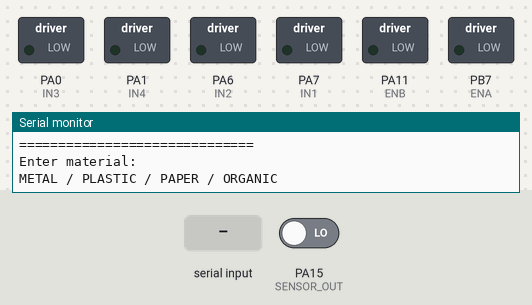
Simulated run of this sketch. Board: STM32 Blue Pill. Shown: switched loads named in the sketch (green lamp = pin HIGH), the last lines printed to the serial monitor. The test bench sets the inputs (shaded band); at power-on: PA15 (SENSOR_OUT) LOW. Pins used as bus, display or sensor lines are not drawn.

Above: at 1.2 s.
1.3 s: "METAL\n" received over Serial
At 1.6 s:
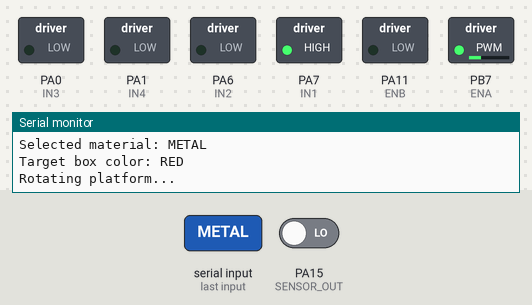
Timing chart, 0 to 32.9 s (numbered marks = the images above; inputs shaded):
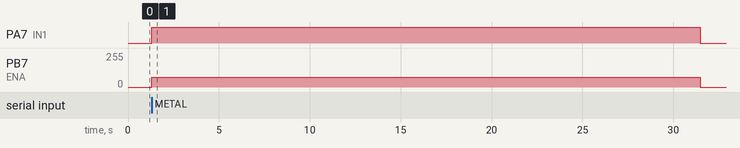

Measured:
- after the input at 1.3 s, PA7 (IN1): LOW → HIGH at once, → LOW 30.2 s later; PB7 (ENA): 0/255 → 75/255 at once, → 0/255 30.2 s later

The sketch:

stm32_sorter_bluepill.ino
```cpp
/*
  SMART RECYCLING SORTER
  STM32F103C8T6 (BLUE PILL)
  TCS3200 + L298N + 2 DC MOTORS

  COLOR MAPPING:
  METAL    = RED
  PLASTIC  = BLUE
  PAPER    = PURPLE
  ORGANIC  = YELLOW

  MOTOR 1: Rotating platform
  MOTOR 2: Gate
*/

// ==================================================
// 1. PIN DEFINITIONS - STM32 BLUE PILL
// ==================================================

// TCS3200 COLOR SENSOR
#define S0          PB_0
#define S1          PB_1
#define S2          PB_4
#define S3          PB_3
#define SENSOR_OUT  PA_15

// MOTOR 1: ROTATING PLATFORM
#define ENA         PB_7
#define IN1         PA_7
#define IN2         PA_6

// MOTOR 2: GATE
#define ENB         PA_11
#define IN3         PA_0
#define IN4         PA_1

// ==================================================
// 2. SETTINGS
// ==================================================

#define ROTATION_SPEED  75
#define GATE_SPEED      255

#define GATE_TIME       5000UL
#define MAX_SEARCH_TIME 30000UL

#define SENSOR_TIMEOUT  100000UL

// ==================================================
// 3. GLOBAL VARIABLES
// ==================================================

String targetColor = "";
String detectedColor = "";


// ==================================================
// 4. READ COLOR SENSOR CHANNEL
// ==================================================

unsigned long readChannel(bool s2, bool s3) {

  digitalWrite(S2, s2);
  digitalWrite(S3, s3);

  delay(40);

  unsigned long pulse = pulseIn(
    SENSOR_OUT,
    LOW,
    SENSOR_TIMEOUT
  );

  // Zero means no valid pulse was received.
  return pulse;
}


// ==================================================
// 5. COLOR CLASSIFICATION
// ==================================================

String detectColor(float r, float g, float b) {

  if (r + g + b < 1) {
    return "NO COLOR";
  }

  // YELLOW - ORGANIC
  if (b < 24 && g > 32) {
    return "YELLOW";
  }

  // RED - METAL
  if (r > 42 && b < 30) {
    return "RED";
  }

  // PURPLE - PAPER
  if (g < 26 && r > 28 && b > 33) {
    return "PURPLE";
  }

  // BLUE - PLASTIC
  if (b >= r && b >= g) {
    return "BLUE";
  }

  return "UNKNOWN";
}


// ==================================================
// 6. READ BOX COLOR
// ==================================================

String readBoxColor() {

  unsigned long pr = readChannel(LOW, LOW);
  unsigned long pg = readChannel(HIGH, HIGH);
  unsigned long pb = readChannel(LOW, HIGH);

  // Check whether all channels returned valid readings.
  if (pr == 0 || pg == 0 || pb == 0) {
    Serial.println("Sensor reading error!");
    return "NO COLOR";
  }

  // Convert pulse periods into relative intensities.
  float ir = 1000000.0 / pr;
  float ig = 1000000.0 / pg;
  float ib = 1000000.0 / pb;

  float total = ir + ig + ib;

  if (total <= 0) {
    return "NO COLOR";
  }

  // Convert intensities into percentages.
  float r = 100.0 * ir / total;
  float g = 100.0 * ig / total;
  float b = 100.0 * ib / total;

  Serial.print("R: ");
  Serial.print(r, 1);

  Serial.print(" | G: ");
  Serial.print(g, 1);

  Serial.print(" | B: ");
  Serial.print(b, 1);

  String color = detectColor(r, g, b);

  Serial.print(" | Detected box: ");
  Serial.println(color);

  return color;
}


// ==================================================
// 7. MOTOR 1 - ROTATING PLATFORM
// ==================================================

void startRotation() {

  digitalWrite(IN1, HIGH);
  digitalWrite(IN2, LOW);

  analogWrite(ENA, ROTATION_SPEED);
}


void stopRotation() {

  analogWrite(ENA, 0);

  digitalWrite(IN1, LOW);
  digitalWrite(IN2, LOW);
}


// ==================================================
// 8. MOTOR 2 - GATE
// ==================================================

void openGate() {

  Serial.println("Opening gate...");

  digitalWrite(IN3, HIGH);
  digitalWrite(IN4, LOW);

  analogWrite(ENB, GATE_SPEED);

  delay(GATE_TIME);

  // Stop the gate motor after 5 seconds.
  analogWrite(ENB, 0);

  digitalWrite(IN3, LOW);
  digitalWrite(IN4, LOW);

  Serial.println("Gate motor stopped.");
}


// ==================================================
// 9. SELECT TARGET BOX
// ==================================================

String getTargetColor(String material) {

  if (material == "METAL") {
    return "RED";
  }

  if (material == "PLASTIC") {
    return "BLUE";
  }

  if (material == "PAPER") {
    return "PURPLE";
  }

  if (material == "ORGANIC") {
    return "YELLOW";
  }

  return "";
}


// ==================================================
// 10. ROTATE UNTIL CORRECT BOX IS FOUND
// ==================================================

bool findTargetBox() {

  Serial.println("Rotating platform...");

  unsigned long startTime = millis();

  startRotation();

  while (millis() - startTime < MAX_SEARCH_TIME) {

    detectedColor = readBoxColor();

    // Stop immediately when the target is detected.
    if (detectedColor == targetColor) {

      stopRotation();

      Serial.println("Correct box found!");
      Serial.println("Platform stopped.");

      return true;
    }

    delay(100);
  }

  // Safety timeout.
  stopRotation();

  Serial.println("ERROR: Target box not found!");
  Serial.println("Platform stopped for safety.");

  return false;
}


// ==================================================
// 11. SETUP
// ==================================================

void setup() {

  Serial.begin(9600);

  // Set PWM range to 0-255.
  analogWriteResolution(8);

  // TCS3200 pins.
  pinMode(S0, OUTPUT);
  pinMode(S1, OUTPUT);
  pinMode(S2, OUTPUT);
  pinMode(S3, OUTPUT);
  pinMode(SENSOR_OUT, INPUT);

  // TCS3200 frequency scaling: 20%.
  digitalWrite(S0, HIGH);
  digitalWrite(S1, LOW);

  // Motor 1 pins.
  pinMode(ENA, OUTPUT);
  pinMode(IN1, OUTPUT);
  pinMode(IN2, OUTPUT);

  // Motor 2 pins.
  pinMode(ENB, OUTPUT);
  pinMode(IN3, OUTPUT);
  pinMode(IN4, OUTPUT);

  // Initially stop both motors.
  stopRotation();

  analogWrite(ENB, 0);

  digitalWrite(IN3, LOW);
  digitalWrite(IN4, LOW);

  Serial.println();
  Serial.println("==============================");
  Serial.println(" SMART RECYCLING SORTER");
  Serial.println(" STM32F103C8T6");
  Serial.println("==============================");

  Serial.println("Enter material:");
  Serial.println("METAL / PLASTIC / PAPER / ORGANIC");
}


// ==================================================
// 12. MAIN LOOP
// ==================================================

void loop() {

  if (Serial.available() > 0) {

    String material = Serial.readStringUntil('\n');

    material.trim();
    material.toUpperCase();

    targetColor = getTargetColor(material);

    // Validate material.
    if (targetColor == "") {

      Serial.println("Invalid material!");
      Serial.println("Try again.");

      return;
    }

    Serial.println();

    Serial.print("Selected material: ");
    Serial.println(material);

    Serial.print("Target box color: ");
    Serial.println(targetColor);

    // MOTOR 1: Find the correct recycling box.
    bool boxFound = findTargetBox();

    if (boxFound) {

      // MOTOR 2: Open the gate.
      openGate();

      Serial.println("Sorting operation completed!");

    } else {

      Serial.println("Sorting operation cancelled.");
    }

    Serial.println("------------------------------");
    Serial.println("Ready for the next item.");
    Serial.println("Enter material:");
  }
}
```
